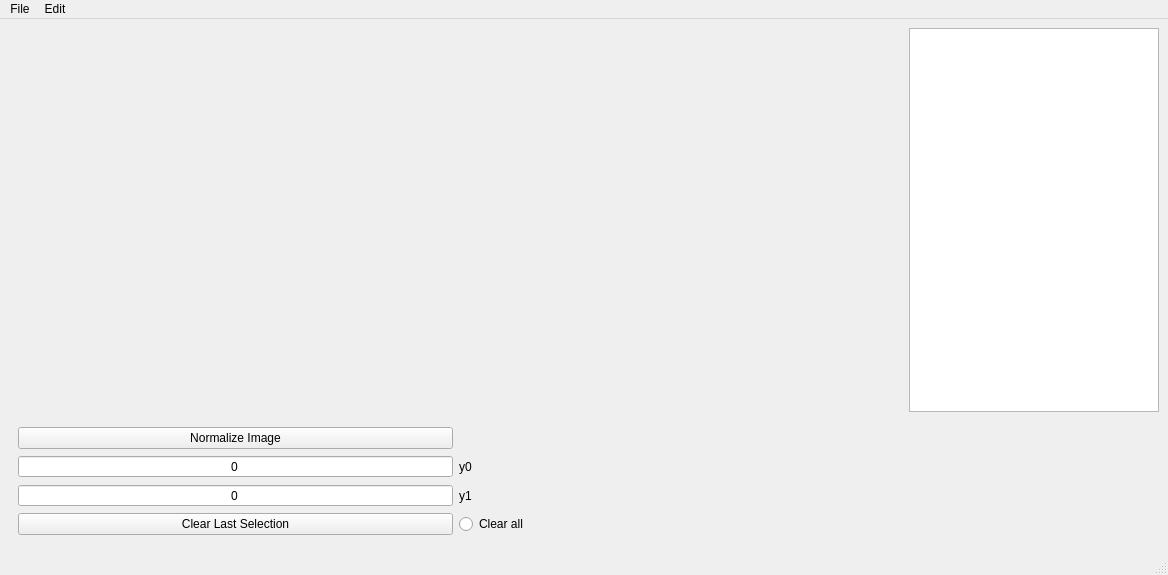
<?xml version="1.0" encoding="UTF-8"?>
<ui version="4.0">
 <class>MainWindow</class>
 <widget class="QMainWindow" name="MainWindow">
  <property name="geometry">
   <rect>
    <x>0</x>
    <y>0</y>
    <width>1168</width>
    <height>575</height>
   </rect>
  </property>
  <property name="focusPolicy">
   <enum>Qt::ClickFocus</enum>
  </property>
  <property name="windowTitle">
   <string>Normalization STXM Project v01</string>
  </property>
  <property name="windowIcon">
   <iconset>
    <normaloff>../Python_codes/elettra_icon.png</normaloff>../Python_codes/elettra_icon.png</iconset>
  </property>
  <widget class="QWidget" name="centralwidget">
   <layout class="QGridLayout" name="gridLayout">
    <item row="0" column="1">
     <widget class="QListWidget" name="image_list">
      <property name="sizePolicy">
       <sizepolicy hsizetype="Maximum" vsizetype="Expanding">
        <horstretch>0</horstretch>
        <verstretch>0</verstretch>
       </sizepolicy>
      </property>
      <property name="maximumSize">
       <size>
        <width>250</width>
        <height>16777215</height>
       </size>
      </property>
     </widget>
    </item>
    <item row="0" column="0">
     <widget class="QWidget" name="image_original" native="true">
      <property name="sizePolicy">
       <sizepolicy hsizetype="Preferred" vsizetype="Preferred">
        <horstretch>0</horstretch>
        <verstretch>0</verstretch>
       </sizepolicy>
      </property>
      <property name="mouseTracking">
       <bool>false</bool>
      </property>
      <property name="focusPolicy">
       <enum>Qt::NoFocus</enum>
      </property>
      <layout class="QVBoxLayout" name="img_original_vl"/>
     </widget>
    </item>
    <item row="1" column="0">
     <widget class="QWidget" name="widget" native="true">
      <property name="focusPolicy">
       <enum>Qt::NoFocus</enum>
      </property>
      <layout class="QGridLayout" name="gridLayout_2">
       <item row="2" column="0">
        <widget class="QSpinBox" name="selection_y1">
         <property name="alignment">
          <set>Qt::AlignCenter</set>
         </property>
         <property name="buttonSymbols">
          <enum>QAbstractSpinBox::NoButtons</enum>
         </property>
         <property name="minimum">
          <number>0</number>
         </property>
         <property name="maximum">
          <number>9999</number>
         </property>
         <property name="value">
          <number>0</number>
         </property>
        </widget>
       </item>
       <item row="3" column="0">
        <widget class="QPushButton" name="clear_selection">
         <property name="text">
          <string>Clear Last Selection</string>
         </property>
        </widget>
       </item>
       <item row="0" column="0">
        <widget class="QPushButton" name="normalize_image">
         <property name="text">
          <string>Normalize Image</string>
         </property>
        </widget>
       </item>
       <item row="1" column="0">
        <widget class="QSpinBox" name="selection_y0">
         <property name="alignment">
          <set>Qt::AlignCenter</set>
         </property>
         <property name="readOnly">
          <bool>false</bool>
         </property>
         <property name="buttonSymbols">
          <enum>QAbstractSpinBox::NoButtons</enum>
         </property>
         <property name="minimum">
          <number>0</number>
         </property>
         <property name="maximum">
          <number>9999</number>
         </property>
         <property name="value">
          <number>0</number>
         </property>
        </widget>
       </item>
       <item row="1" column="1">
        <widget class="QLabel" name="label">
         <property name="autoFillBackground">
          <bool>false</bool>
         </property>
         <property name="frameShape">
          <enum>QFrame::NoFrame</enum>
         </property>
         <property name="frameShadow">
          <enum>QFrame::Plain</enum>
         </property>
         <property name="text">
          <string>y0</string>
         </property>
         <property name="alignment">
          <set>Qt::AlignLeading|Qt::AlignLeft|Qt::AlignVCenter</set>
         </property>
        </widget>
       </item>
       <item row="2" column="1">
        <widget class="QLabel" name="label_2">
         <property name="text">
          <string>y1</string>
         </property>
        </widget>
       </item>
       <item row="3" column="1">
        <widget class="QRadioButton" name="clear_all_selections">
         <property name="text">
          <string>Clear all</string>
         </property>
        </widget>
       </item>
      </layout>
     </widget>
    </item>
   </layout>
  </widget>
  <widget class="QMenuBar" name="menubar">
   <property name="geometry">
    <rect>
     <x>0</x>
     <y>0</y>
     <width>1168</width>
     <height>25</height>
    </rect>
   </property>
   <property name="focusPolicy">
    <enum>Qt::TabFocus</enum>
   </property>
   <property name="defaultUp">
    <bool>false</bool>
   </property>
   <widget class="QMenu" name="menuFile">
    <property name="title">
     <string>File</string>
    </property>
    <addaction name="file_open"/>
    <addaction name="file_save"/>
    <addaction name="file_export"/>
   </widget>
   <widget class="QMenu" name="menuEdit">
    <property name="title">
     <string>Edit</string>
    </property>
    <addaction name="edit_resetimage"/>
    <addaction name="edit_removefigure"/>
   </widget>
   <addaction name="menuFile"/>
   <addaction name="menuEdit"/>
  </widget>
  <widget class="QStatusBar" name="statusbar"/>
  <action name="file_open">
   <property name="enabled">
    <bool>true</bool>
   </property>
   <property name="text">
    <string>Open</string>
   </property>
  </action>
  <action name="action">
   <property name="text">
    <string>Remove</string>
   </property>
  </action>
  <action name="file_save">
   <property name="text">
    <string>Save</string>
   </property>
  </action>
  <action name="edit_resetimage">
   <property name="text">
    <string>Reset Original View</string>
   </property>
  </action>
  <action name="file_export">
   <property name="text">
    <string>Export</string>
   </property>
  </action>
  <action name="edit_removefigure">
   <property name="text">
    <string>Remove</string>
   </property>
  </action>
 </widget>
 <resources/>
 <connections/>
</ui>
